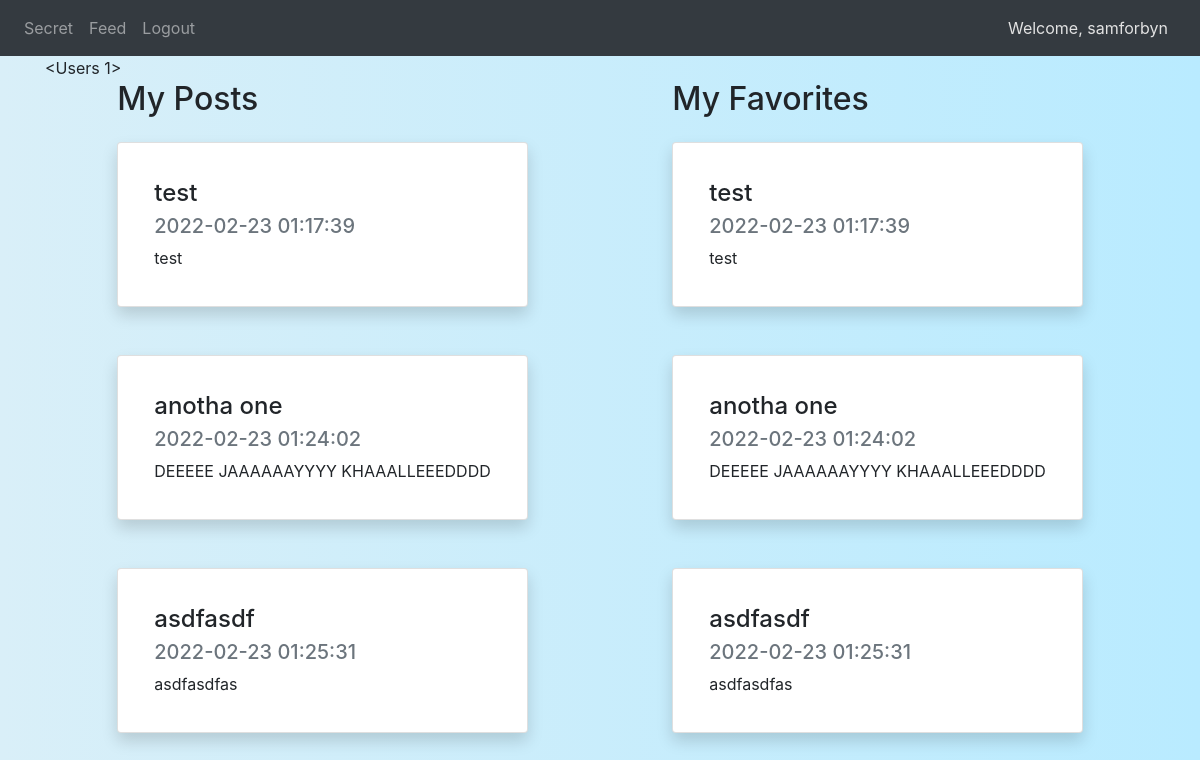
Screenshot of /profile (signed in) with the database file from the repository.
### website/models.py (models this page shows, shortened)
class Users(db.Model, UserMixin):
    user_id = db.Column(db.Integer, primary_key=True, autoincrement=True, nullable=False)
    first_name = db.Column(db.String(175), nullable=False)
    last_name = db.Column(db.String(175), nullable=False)
    email = db.Column(db.String(175), unique=True, nullable=False)
    username = db.Column(db.String(175), unique=True, nullable=False)
    password = db.Column(db.String(512), nullable=False)

class Posts(db.Model):
    post_id = db.Column(db.Integer, primary_key=True, autoincrement=True)
    post_title = db.Column(db.String(175))
    post_content = db.Column(db.String(10000))
    post_image = db.Column(db.LargeBinary)
    post_date = db.Column(db.DateTime(timezone=True), server_default = func.now())
    post_author = db.Column(db.Integer, db.ForeignKey('users.user_id'))

### website/auth.py (the view)
@auth.route('/profile', methods=['GET', 'POST'])
def profile():
    user = Users.query.filter_by(username=current_user.username).first()
    users_posts = Posts.query.filter_by(post_author=user.user_id).all()
    users_favorites = Favorites.query.filter_by(user_id=user.user_id).all()
    favorite_ids = [x.post_id for x in users_favorites]
    print(favorite_ids)
    fav_posts = Posts.query.filter(Posts.post_id.in_(favorite_ids)).all()
    print(fav_posts)
    return render_template('profile.html', user= current_user, posts=users_posts, favorites=fav_posts)

### website/__init__.py (called while the page is built)
def create_app():
    app = Flask(__name__)
    app.config['SECRET_KEY'] = SECRET_KEY
    app.config['SQLALCHEMY_DATABASE_URI'] = f'sqlite:///{DB_NAME}'
    app.config['SQLALCHEMY_TRACK_MODIFICATIONS'] = False
    db.init_app(app)
    from .views import views
    from .auth import auth
    app.register_blueprint(views, url_prefix='/')
    app.register_blueprint(auth, url_prefix='/')
    QRcode(app)
    from .models import Users, Posts, Favorites
    create_database(app)
    login_manager = LoginManager()
    login_manager.login_view = 'auth.login'
    login_manager.init_app(app)
    @login_manager.user_loader
    def load_user(id):
        return Users.query.get(int(id))
    return app

### website/templates/profile.html (shortened to what this page needs)
{% extends 'base.html' %}
{% block body%}
{{user}}
<div class="d-flex flex-row justify-content-around">
    <div>
        <h2 class="mb-4">My Posts</h2>
        {% for post in posts %}
        <div align="left">
            <div class="card shadow p-3 mb-5 bg-white rounded postBG">
                <div class="card-body" align="left">
                    <h4 class="card-title">{{ post.post_title }}</h4>
                    <h5 class="card-subtitle mb-2 text-muted">{{ post.post_date }}</h5>
                    <p class="card-text">{{ post.post_content }}</p>
                </div>
            </div>
        </div>
        {% endfor %}
    </div>
    <div>
        <h2 class="mb-4">My Favorites</h2>
        {% for favorite in favorites %}
        <div align="left">
            <div class="card shadow p-3 mb-5 bg-white rounded postBG">
                <div class="card-body" align="left">
                    <h4 class="card-title">{{ favorite.post_title }}</h4>
                    <h5 class="card-subtitle mb-2 text-muted">{{ favorite.post_date }}</h5>
                    <p class="card-text">{{ favorite.post_content }}</p>
                </div>
            </div>
        </div>
        {% endfor %}
    </div>
</div>
{%endblock%}

### website/templates/base.html (shortened to what this page needs)
<!DOCTYPE html>
<html lang="en">
<head>
    <link rel="stylesheet" href="https://stackpath.bootstrapcdn.com/bootstrap/4.1.3/css/bootstrap.min.css">
    <link rel="stylesheet" href="https://cdnjs.cloudflare.com/ajax/libs/font-awesome/6.0.0/css/all.min.css" />
    <link rel="stylesheet" href="static/base_css.css">
</head>
<body>
    <nav class = "navbar navbar-expand-lg navbar-dark bg-dark">
        <div class ="collapse navbar-collapse" id="navbar">
            <div class ="navbar-nav">
                {% if user.is_authenticated %}
                <a id = "home" href={{ url_for('views.home') }} class="nav-item nav-link">Secret</a>
                <a id = "home" href={{ url_for('views.feed') }} class="nav-item nav-link">Feed</a>
                <a id = "logout" href={{ url_for('auth.logout') }} class="nav-item nav-link">Logout</a>
                {% else %}
                <a id = "login" href={{ url_for('auth.login') }} class="nav-item nav-link">Login</a>
                <a id = "signUp" href={{ url_for('auth.sign_up') }} class="nav-item nav-link">Sign Up</a>
                {% endif %}
            </div>
        </div>
        {% if user.is_authenticated %}
        <a id="welcome" class="nav-item nav-link ml-auto" href={{ url_for('auth.profile') }}>Welcome, {{ user.username }}</a>
        {% endif %}
    </nav>
    <div class="container">
        {% block body%}
        {%endblock%}
    </div>
</body>
</html>

### website/static/base_css.css (style rules this page uses)
body { background-image: linear-gradient(to right,#d9eff8, #b9ebff); }
#welcome { color: #e2e2e2; }

### rows the page displays
Users: username "samforbyn"
Posts: post_title "test", post_date "2022-02-23 01:17:39", post_content "test"
Posts: post_title "anotha one", post_date "2022-02-23 01:24:02", post_content "DEEEEE JAAAAAAYYYY KHAAALLEEEDDDD"
Posts: post_title "asdfasdf", post_date "2022-02-23 01:25:31", post_content "asdfasdfas"

### other values shown
{{ user }} "<Users 1>"
